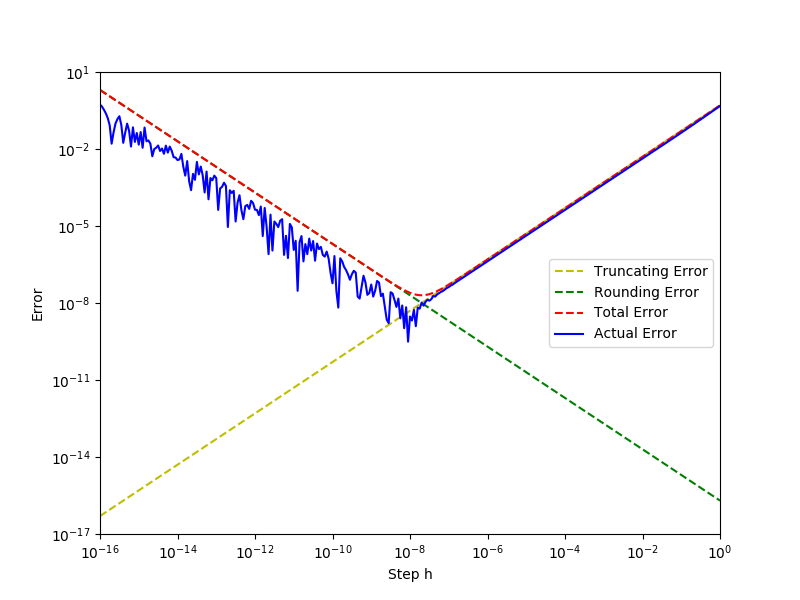

Python code for this plot:
import numpy as np
import matplotlib.pyplot as plt

M = 1
eps = 1e-16

def truncating_error(h):
    return M * h / 2

def rounding_error(h):
    return 2 * eps / h

def total_error(h):
    return truncating_error(h) + rounding_error(h)

def actual_error(h):
    return np.abs((np.sin(1 + h) - np.sin(1)) / h - np.cos(1))

x = [10 ** (-16 + i * 0.05) for i in range(321)]

t_errors = list(map(truncating_error, x))
r_errors = list(map(rounding_error, x))
tot_errors = list(map(total_error, x))
act_errors = list(map(actual_error, x))

_, ax = plt.subplots(figsize=(8, 6))
ax.set_xscale("log")
ax.set_xlim((1e-16, 1e0))
ax.set_xlabel('Step h')
ax.set_yscale("log")
ax.set_ylim((1e-17, 1e1))
ax.set_ylabel('Error')
plt.plot(x, t_errors, 'y--', label='Truncating Error')
plt.plot(x, r_errors, 'g--', label='Rounding Error')
plt.plot(x, tot_errors, 'r--', label='Total Error')
plt.plot(x, act_errors, 'b', label='Actual Error')
plt.legend()
plt.savefig('1-1.png')
plt.show()